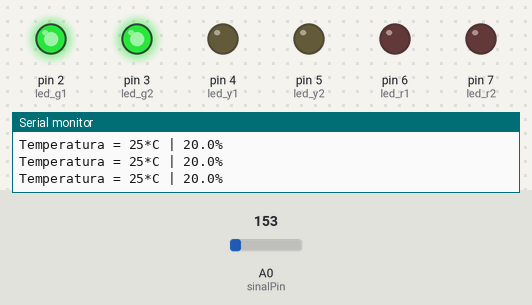
Simulated run of this sketch. Board: Arduino Uno, built with avr-gcc and run on an emulated ATmega328P. On the bench: output pins drawn as LEDs (lit = HIGH), the last lines printed to the serial monitor. The test bench sets the inputs (shaded band); at power-on: A0 (sinalPin) = 153.

Above: at 1.2 s.
1.3 s: A0 (sinalPin) set to 134
At 2.0 s:
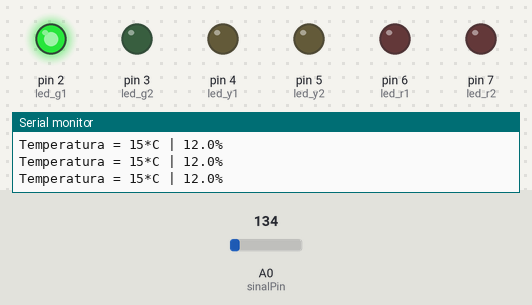
2.8 s: A0 (sinalPin) set to 114
At 3.7 s:
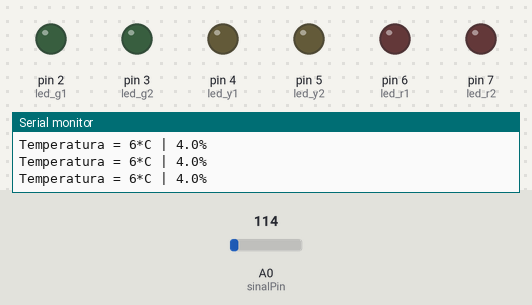
4.3 s: A0 (sinalPin) set to 191
At 5.5 s:
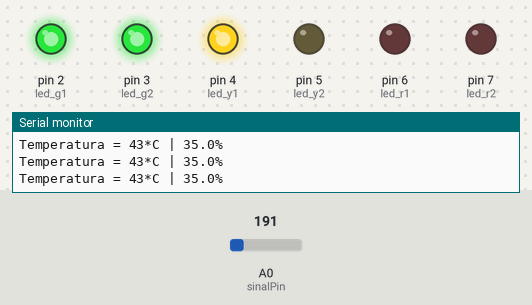
5.8 s: A0 (sinalPin) set to 228
At 7.0 s:
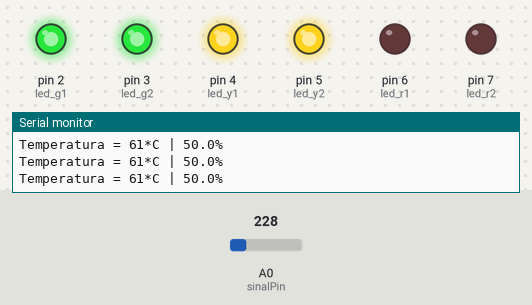
7.3 s: A0 (sinalPin) set to 175
At 7.7 s:
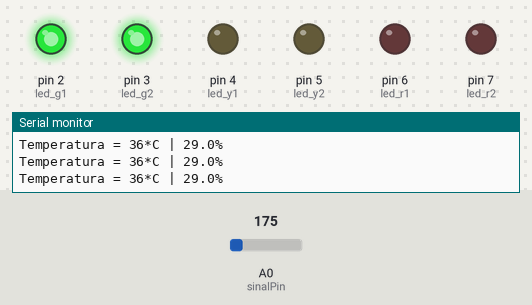
8.8 s: A0 (sinalPin) set to 133
At 9.5 s:
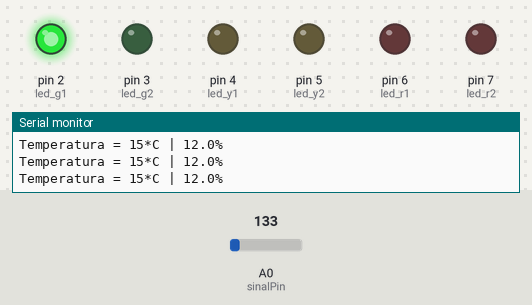
Timing chart, 0 to 11.8 s (numbered marks = the images above; inputs shaded):
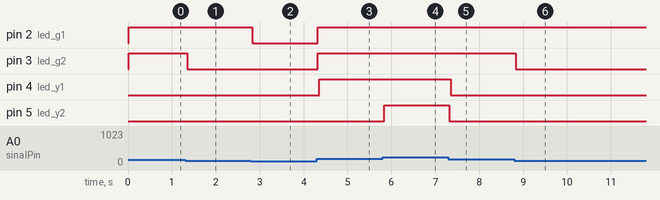

Measured:
- the behaviour switches between 142 and 141 on A0 (sinalPin) (found by bisection; images 0 and 1)
- the behaviour switches between 218 and 219 on A0 (sinalPin) (found by bisection; images 3 and 4)
- after the input at 1.3 s, pin 3 (led_g2): HIGH → LOW after 0.05 s
- after the input at 2.8 s, pin 2 (led_g1): HIGH → LOW at once
- after the input at 4.3 s, pin 2 (led_g1), pin 3 (led_g2): LOW → HIGH at once; pin 4 (led_y1): LOW → HIGH after 0.05 s
- after the input at 5.8 s, pin 5 (led_y2): LOW → HIGH at once
- after the input at 7.3 s, pin 4 (led_y1): HIGH → LOW after 0.05 s; pin 5 (led_y2): HIGH → LOW at once
- after the input at 8.8 s, pin 3 (led_g2): HIGH → LOW at once

The sketch:

Controle_Automatico_de_Iluminacao_e_Temperatura.ino
```cpp
// Cria a variável com o número do pino de entrada analógico utilizado:
int sinalPin = 0;

// Cria as variáveis para armazenar a leitura do sinal analógico e a média:
float sinal;
float amostra;

// Cria as variáveis com o número de cada pino de saída para cada LED do bargraph:
int const led_g1 = 2;
int const led_g2 = 3;
int const led_y1 = 4;
int const led_y2 = 5;
int const led_r1 = 6;
int const led_r2 = 7;

void setup() {
  // Inicializa a comunicação serial:
  Serial.begin(9600);

  // Configura cada pino dos LEDs como saída:
  pinMode(led_g1, OUTPUT);
  pinMode(led_g2, OUTPUT);
  pinMode(led_y1, OUTPUT);
  pinMode(led_y2, OUTPUT);
  pinMode(led_r1, OUTPUT);
  pinMode(led_r2, OUTPUT);
}

void loop() {

  amostra = 0; // Zera a variavel amostra

  // Faz a leitura de 100 amostras:
  for(int i=0; i < 100; i++) {
    sinal = analogRead(sinalPin);             // Armazena o valor lido pelo TMP36
    sinal = ((sinal/1023.0*5.0)-0.5)/0.01;    // Converte o valor para para ser exibido em ºC
    amostra = amostra + sinal;                // Armazena na variavel amostra
  }
  amostra = amostra / 100;                    // Tira uma média das amostras

  // Envia o valor em graus Célsius da variável amostra para ao monitor serial:
  Serial.print("Temperatura = ");
  Serial.print(amostra, 0);
  Serial.print("*C");

  int vMin = -1;
  int vMax = 123;

  //Conversão do valor lido em porcentagem:
  amostra = map(amostra, vMin, vMax, 0, 100);

  // Envia o valor convertido da variável amostra para a porta serial:
  Serial.print(" | ");
  Serial.print(amostra, 1);
  Serial.println("%");

  // Chama a função LED_ON_OFF e passa a informação da leitura para acionamento dos LEDs de acordo com a temperatura:
  LED_ON_OFF(amostra);
}

void LED_ON_OFF(float valor) {
  // Acionamento dos LEDs conforme a temperatura
  // LED verde
  if (valor >  5) digitalWrite(led_g1,HIGH);
  else            digitalWrite(led_g1,LOW);
  if (valor > 15) digitalWrite(led_g2,HIGH);
  else            digitalWrite(led_g2,LOW);
  // LED amarelo
  if (valor > 30) digitalWrite(led_y1, HIGH);
  else        digitalWrite(led_y1, LOW);
  if (valor > 45) digitalWrite(led_y2, HIGH);
  else        digitalWrite(led_y2, LOW);
  // LED vermelho
  if (valor > 60) digitalWrite(led_r1,HIGH);
  else            digitalWrite(led_r1,LOW);
  if (valor > 75) digitalWrite(led_r2,HIGH);
  else            digitalWrite(led_r2,LOW);
}
```
